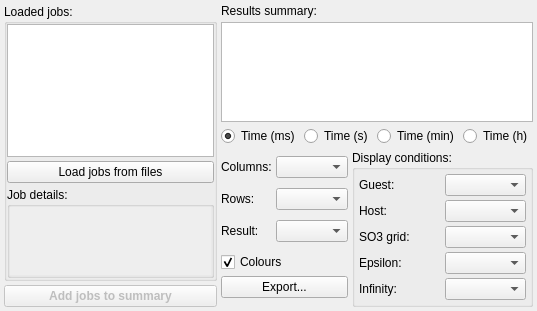
<?xml version="1.0" encoding="UTF-8"?>
<ui version="4.0">
 <class>AnalysisTab</class>
 <widget class="QWidget" name="AnalysisTab">
  <property name="geometry">
   <rect>
    <x>0</x>
    <y>0</y>
    <width>537</width>
    <height>311</height>
   </rect>
  </property>
  <property name="windowTitle">
   <string>Form</string>
  </property>
  <layout class="QHBoxLayout" name="layout4" stretch="0,1">
   <property name="spacing">
    <number>4</number>
   </property>
   <property name="leftMargin">
    <number>4</number>
   </property>
   <property name="topMargin">
    <number>4</number>
   </property>
   <property name="rightMargin">
    <number>4</number>
   </property>
   <property name="bottomMargin">
    <number>4</number>
   </property>
   <item>
    <layout class="QVBoxLayout" name="layout1">
     <item>
      <widget class="QGroupBox" name="completed_jobs_group_box">
       <property name="title">
        <string>Loaded jobs:</string>
       </property>
       <layout class="QVBoxLayout" name="layout12" stretch="3,0,2">
        <property name="spacing">
         <number>4</number>
        </property>
        <property name="leftMargin">
         <number>0</number>
        </property>
        <property name="topMargin">
         <number>0</number>
        </property>
        <property name="rightMargin">
         <number>0</number>
        </property>
        <property name="bottomMargin">
         <number>0</number>
        </property>
        <item>
         <widget class="CustomListWidget" name="completed_jobs_list_widget"/>
        </item>
        <item>
         <widget class="QPushButton" name="load_jobs_from_files_button">
          <property name="text">
           <string>Load jobs from files</string>
          </property>
         </widget>
        </item>
        <item>
         <widget class="QGroupBox" name="job_details_group_box">
          <property name="title">
           <string>Job details:</string>
          </property>
          <layout class="QVBoxLayout" name="layout3">
           <property name="spacing">
            <number>4</number>
           </property>
           <property name="leftMargin">
            <number>0</number>
           </property>
           <property name="topMargin">
            <number>0</number>
           </property>
           <property name="rightMargin">
            <number>0</number>
           </property>
           <property name="bottomMargin">
            <number>0</number>
           </property>
           <item>
            <widget class="QTextEdit" name="job_details_edit">
             <property name="palette">
              <palette>
               <active>
                <colorrole role="Base">
                 <brush brushstyle="SolidPattern">
                  <color alpha="255">
                   <red>238</red>
                   <green>238</green>
                   <blue>238</blue>
                  </color>
                 </brush>
                </colorrole>
               </active>
               <inactive>
                <colorrole role="Base">
                 <brush brushstyle="SolidPattern">
                  <color alpha="255">
                   <red>238</red>
                   <green>238</green>
                   <blue>238</blue>
                  </color>
                 </brush>
                </colorrole>
               </inactive>
               <disabled>
                <colorrole role="Base">
                 <brush brushstyle="SolidPattern">
                  <color alpha="255">
                   <red>238</red>
                   <green>238</green>
                   <blue>238</blue>
                  </color>
                 </brush>
                </colorrole>
               </disabled>
              </palette>
             </property>
             <property name="frameShape">
              <enum>QFrame::NoFrame</enum>
             </property>
             <property name="readOnly">
              <bool>true</bool>
             </property>
            </widget>
           </item>
          </layout>
         </widget>
        </item>
       </layout>
      </widget>
     </item>
     <item>
      <widget class="QPushButton" name="add_jobs_to_summary_button">
       <property name="enabled">
        <bool>false</bool>
       </property>
       <property name="font">
        <font>
         <weight>75</weight>
         <bold>true</bold>
        </font>
       </property>
       <property name="text">
        <string>Add jobs to summary</string>
       </property>
      </widget>
     </item>
    </layout>
   </item>
   <item>
    <layout class="QVBoxLayout" name="layout2">
     <property name="spacing">
      <number>4</number>
     </property>
     <item>
      <widget class="QLabel" name="static1">
       <property name="text">
        <string>Results summary:</string>
       </property>
      </widget>
     </item>
     <item>
      <widget class="QTableView" name="summary_table_view"/>
     </item>
     <item>
      <layout class="QHBoxLayout" name="layout8">
       <property name="spacing">
        <number>4</number>
       </property>
       <item>
        <widget class="QRadioButton" name="time_ms_radio_button">
         <property name="text">
          <string>Time (ms)</string>
         </property>
         <property name="checked">
          <bool>true</bool>
         </property>
         <attribute name="buttonGroup">
          <string notr="true">time_mode_button_group</string>
         </attribute>
        </widget>
       </item>
       <item>
        <widget class="QRadioButton" name="time_s_radio_button">
         <property name="text">
          <string>Time (s)</string>
         </property>
         <attribute name="buttonGroup">
          <string notr="true">time_mode_button_group</string>
         </attribute>
        </widget>
       </item>
       <item>
        <widget class="QRadioButton" name="time_min_radio_button">
         <property name="text">
          <string>Time (min)</string>
         </property>
         <attribute name="buttonGroup">
          <string notr="true">time_mode_button_group</string>
         </attribute>
        </widget>
       </item>
       <item>
        <widget class="QRadioButton" name="time_h_radio_button">
         <property name="text">
          <string>Time (h)</string>
         </property>
         <attribute name="buttonGroup">
          <string notr="true">time_mode_button_group</string>
         </attribute>
        </widget>
       </item>
      </layout>
     </item>
     <item>
      <layout class="QHBoxLayout" name="layout5" stretch="0,1">
       <property name="spacing">
        <number>4</number>
       </property>
       <item>
        <layout class="QGridLayout" name="layout9" columnstretch="0,1">
         <item row="2" column="1">
          <widget class="QComboBox" name="result_variable_combo_box"/>
         </item>
         <item row="0" column="0">
          <widget class="QLabel" name="static4">
           <property name="text">
            <string>Columns:</string>
           </property>
          </widget>
         </item>
         <item row="2" column="0">
          <widget class="QLabel" name="static6">
           <property name="text">
            <string>Result:</string>
           </property>
          </widget>
         </item>
         <item row="0" column="1">
          <widget class="QComboBox" name="column_variable_combo_box"/>
         </item>
         <item row="1" column="0">
          <widget class="QLabel" name="static5">
           <property name="text">
            <string>Rows:</string>
           </property>
          </widget>
         </item>
         <item row="1" column="1">
          <widget class="QComboBox" name="row_variable_combo_box"/>
         </item>
         <item row="3" column="0" colspan="2">
          <layout class="QVBoxLayout" name="layout10">
           <item>
            <widget class="QCheckBox" name="colours_check_box">
             <property name="text">
              <string>Colours</string>
             </property>
             <property name="checked">
              <bool>true</bool>
             </property>
            </widget>
           </item>
           <item>
            <widget class="QPushButton" name="export_summary_button">
             <property name="enabled">
              <bool>true</bool>
             </property>
             <property name="text">
              <string>Export...</string>
             </property>
            </widget>
           </item>
          </layout>
         </item>
        </layout>
       </item>
       <item>
        <widget class="QGroupBox" name="constants_group_box">
         <property name="title">
          <string>Display conditions:</string>
         </property>
         <layout class="QGridLayout" name="layout11">
          <property name="leftMargin">
           <number>4</number>
          </property>
          <property name="topMargin">
           <number>4</number>
          </property>
          <property name="rightMargin">
           <number>4</number>
          </property>
          <property name="bottomMargin">
           <number>4</number>
          </property>
          <property name="spacing">
           <number>4</number>
          </property>
          <item row="1" column="0">
           <widget class="QLabel" name="static8">
            <property name="text">
             <string>Host:</string>
            </property>
           </widget>
          </item>
          <item row="2" column="0">
           <widget class="QLabel" name="static9">
            <property name="text">
             <string>SO3 grid:</string>
            </property>
           </widget>
          </item>
          <item row="3" column="0">
           <widget class="QLabel" name="static10">
            <property name="text">
             <string>Epsilon:</string>
            </property>
           </widget>
          </item>
          <item row="0" column="0">
           <widget class="QLabel" name="static7">
            <property name="text">
             <string>Guest:</string>
            </property>
           </widget>
          </item>
          <item row="4" column="0">
           <widget class="QLabel" name="static11">
            <property name="text">
             <string>Infinity:</string>
            </property>
           </widget>
          </item>
          <item row="0" column="1">
           <widget class="QComboBox" name="guest_constant_combo_box"/>
          </item>
          <item row="1" column="1">
           <widget class="QComboBox" name="host_constant_combo_box"/>
          </item>
          <item row="2" column="1">
           <widget class="QComboBox" name="grid_constant_combo_box"/>
          </item>
          <item row="3" column="1">
           <widget class="QComboBox" name="epsilon_constant_combo_box"/>
          </item>
          <item row="4" column="1">
           <widget class="QComboBox" name="infinity_constant_combo_box"/>
          </item>
         </layout>
        </widget>
       </item>
      </layout>
     </item>
    </layout>
   </item>
  </layout>
 </widget>
 <customwidgets>
  <customwidget>
   <class>CustomListWidget</class>
   <extends>QListWidget</extends>
   <header>ui/widgets/custom_list_widget.h</header>
  </customwidget>
 </customwidgets>
 <resources/>
 <connections/>
 <buttongroups>
  <buttongroup name="time_mode_button_group"/>
 </buttongroups>
</ui>
